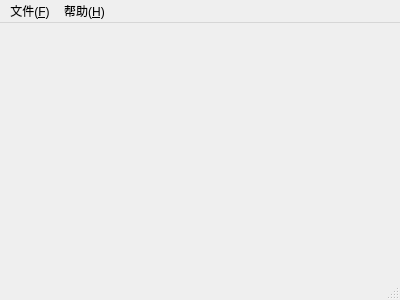
<?xml version="1.0" encoding="UTF-8"?>
<ui version="4.0">
 <class>MainWindow</class>
 <widget class="QMainWindow" name="MainWindow">
  <property name="geometry">
   <rect>
    <x>0</x>
    <y>0</y>
    <width>400</width>
    <height>300</height>
   </rect>
  </property>
  <property name="windowTitle">
   <string>ScreenSniper</string>
  </property>
  <widget class="QWidget" name="centralwidget"/>
  <widget class="QMenuBar" name="menubar">
   <property name="geometry">
    <rect>
     <x>0</x>
     <y>0</y>
     <width>400</width>
     <height>24</height>
    </rect>
   </property>
   <widget class="QMenu" name="menuFile">
    <property name="title">
     <string>文件(&amp;F)</string>
    </property>
    <addaction name="actionExit"/>
   </widget>
   <widget class="QMenu" name="menuHelp">
    <property name="title">
     <string>帮助(&amp;H)</string>
    </property>
    <addaction name="actionAbout"/>
   </widget>
   <addaction name="menuFile"/>
   <addaction name="menuHelp"/>
  </widget>
  <widget class="QStatusBar" name="statusbar"/>
  <action name="actionExit">
   <property name="text">
    <string>退出(&amp;X)</string>
   </property>
  </action>
  <action name="actionAbout">
   <property name="text">
    <string>关于(&amp;A)</string>
   </property>
  </action>
 </widget>
 <resources/>
 <connections/>
</ui>
